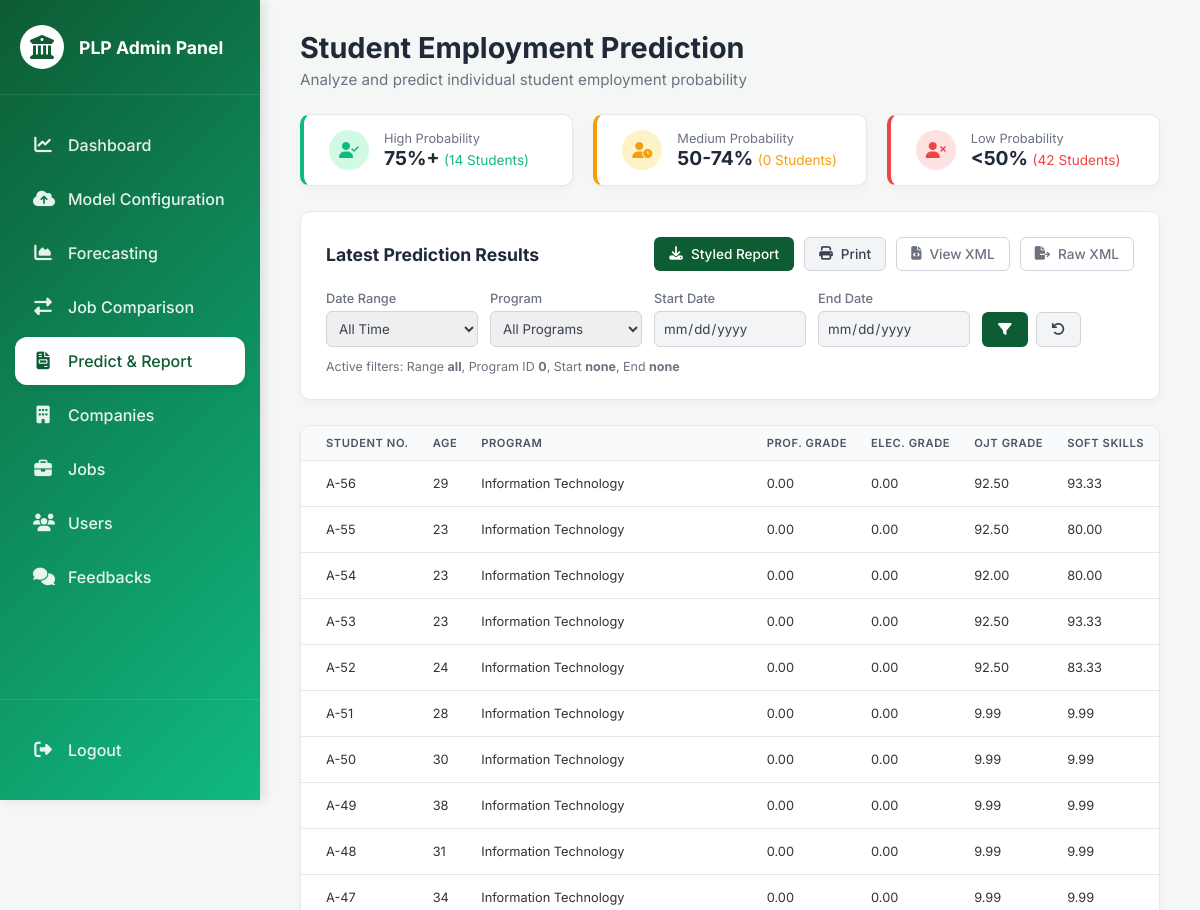
The page /admin/admin_predict_report.php (signed in, upper part) on the database as committed earlier.
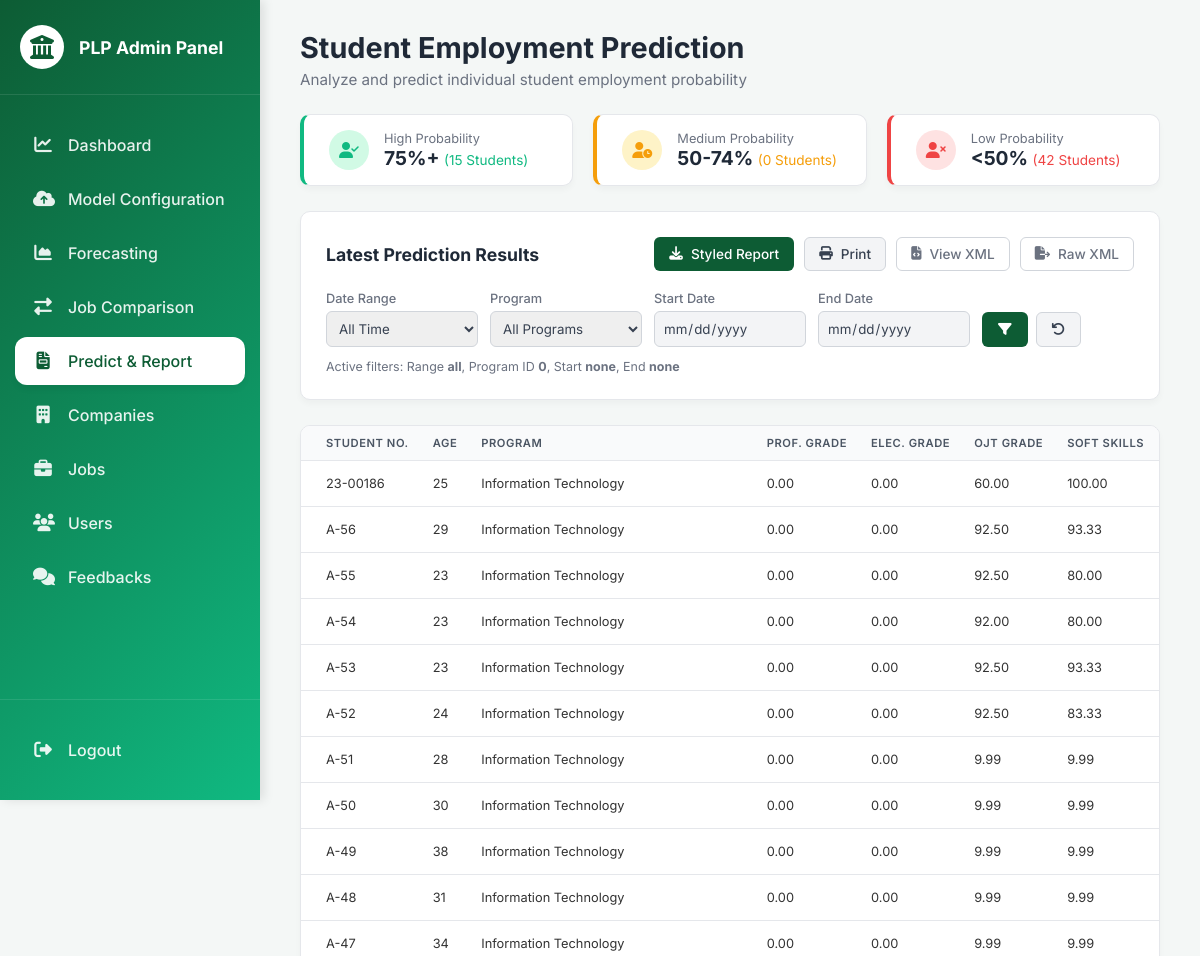
The same page on the database as committed later.
### tables this page shows
CREATE TABLE `alumni_assessments` (
  `id` int(11) NOT NULL,
  `name` varchar(255) NOT NULL,
  `program_id` int(11) NOT NULL,
  `grad_year` int(11) DEFAULT NULL,
  `employment_status` varchar(50) DEFAULT 'Not Employed',
  `current_company` varchar(255) DEFAULT NULL,
  `current_position` varchar(255) DEFAULT NULL,
  `current_salary` varchar(100) DEFAULT NULL,
  `years_experience` int(11) DEFAULT NULL,
  `gpa` decimal(3,2) NOT NULL,
  `ojt_grade` decimal(5,2) NOT NULL,
  `soft_skills_avg` decimal(5,2) NOT NULL,
  `hard_skills_avg` decimal(5,2) NOT NULL,
  `cv_filename` varchar(255) DEFAULT NULL,
  `employability_status` varchar(50) NOT NULL,
  `recommended_profession` varchar(255) NOT NULL,
  `created_at` timestamp NOT NULL DEFAULT current_timestamp(),
  `student_id` int(11) DEFAULT NULL
);

CREATE TABLE `programs` (
  `id` int(11) NOT NULL,
  `name` varchar(255) NOT NULL,
  `college` varchar(255) NOT NULL,
  `graduates` int(11) NOT NULL,
  `employment_rate` int(11) NOT NULL
);

CREATE TABLE `users` (
  `id` int(11) NOT NULL,
  `student_id` varchar(20) NOT NULL,
  `full_name` varchar(255) NOT NULL,
  `email` varchar(255) DEFAULT NULL,
  `password` varchar(255) NOT NULL,
  `role` varchar(50) NOT NULL DEFAULT 'alumni',
  `created_at` timestamp NOT NULL DEFAULT current_timestamp(),
  `is_temporary` tinyint(1) NOT NULL DEFAULT 1,
  `program_id` int(11) DEFAULT NULL COMMENT 'Degree/program on file',
  `avg_professional_grade` decimal(5,2) DEFAULT NULL COMMENT 'Coursework avg 0-100',
  `avg_elective_grade` decimal(5,2) DEFAULT NULL COMMENT 'Coursework avg 0-100',
  `record_soft_skills_avg` decimal(5,2) DEFAULT NULL COMMENT 'Official soft skills avg 0-100',
  `record_hard_skills_avg` decimal(5,2) DEFAULT NULL COMMENT 'Official hard skills avg 0-100',
  `gpa` decimal(3,2) DEFAULT NULL COMMENT 'PLP scale 1.00-5.00 (lower is better)',
  `ojt_grade_percent` decimal(5,2) DEFAULT NULL COMMENT 'OJT final 60-100'
);

### admin/admin_predict_report.php (the view, shortened to what the rows shown need)
<?php
require '../includes/db.php';
$whereParts = [];
$whereSql = empty($whereParts) ? '' : ('WHERE ' . implode(' AND ', $whereParts));
$latestRows = [];
$stmt = $conn->prepare("
    SELECT
        a.id,
        a.student_id,
        a.name,
        a.grad_year,
        a.gpa,
        a.ojt_grade,
        a.soft_skills_avg,
        a.hard_skills_avg,
        a.employability_status,
        a.employment_status,
        a.recommended_profession,
        a.created_at,
        p.name AS program_name,
        u.student_id,
        u.avg_professional_grade,
        u.avg_elective_grade
    FROM alumni_assessments a
    LEFT JOIN programs p ON p.id = a.program_id
    LEFT JOIN users u ON u.id = a.student_id
    $whereSql
    ORDER BY a.id DESC
    LIMIT 100
");
if ($stmt) {
    $stmt->execute();
    $res = $stmt->get_result();
    if ($res) {
        while ($r = $res->fetch_assoc()) {
            $latestRows[] = $r;
        }
    }
}
?>
<!DOCTYPE html>
<html lang="en">
<head>
    <link rel="stylesheet" href="../assets/css/admin-style.css?v=3">
    <link rel="stylesheet" href="https://cdnjs.cloudflare.com/ajax/libs/font-awesome/6.4.0/css/all.min.css">
</head>
<body>
    <main class="admin-main">
        <div class="page-title">
            <h1>Student Employment Prediction</h1>
        </div>
        <div class="admin-card table-card">
            <div style="overflow-x: auto;">
                <table class="admin-table" style="font-size: 0.8rem; width: 100%;">
                    <thead>
                        <tr>
                            <th>Student No.</th>
                            <th>Age</th>
                            <th>Program</th>
                            <th>Prof. Grade</th>
                            <th>Elec. Grade</th>
                            <th>OJT Grade</th>
                            <th>Soft Skills</th>
                            <th>Hard Skills</th>
                        </tr>
                    </thead>
                    <tbody>
                        <?php if (!empty($latestRows)): ?>
                            <?php foreach ($latestRows as $row): ?>
                                <?php
                                    $age = '';
                                    if (!empty($row['grad_year']) && is_numeric($row['grad_year'])) {
                                        $age = max(21, (int) date('Y') - (int) $row['grad_year'] + 22);
                                    }
                                ?>
                                <tr>
                                    <td><?= htmlspecialchars((string) ($row['student_id'] ?: ('A-' . $row['id']))) ?></td>
                                    <td><?= htmlspecialchars((string) $age) ?></td>
                                    <td><?= htmlspecialchars((string) ($row['program_name'] ?? 'N/A')) ?></td>
                                    <td><?= htmlspecialchars(number_format((float) ($row['avg_professional_grade'] ?? 0), 2)) ?></td>
                                    <td><?= htmlspecialchars(number_format((float) ($row['avg_elective_grade'] ?? 0), 2)) ?></td>
                                    <td><?= htmlspecialchars(number_format((float) ($row['ojt_grade'] ?? 0), 2)) ?></td>
                                    <td><?= htmlspecialchars(number_format((float) ($row['soft_skills_avg'] ?? 0), 2)) ?></td>
                                    <td><?= htmlspecialchars(number_format((float) ($row['hard_skills_avg'] ?? 0), 2)) ?></td>
                                </tr>
                            <?php endforeach; ?>
                        <?php else: ?>
                            <tr>
                                <td colspan="13" style="text-align:center; color:#6b7280;">No prediction records match the selected filters.</td>
                            </tr>
                        <?php endif; ?>
                    </tbody>
                </table>
            </div>
        </div>
    </main>
</body>
</html>

Rows that differ between the two databases and show on the page:
added alumni_assessments: student.student_id "23-00186", grad_year "25", program.name "Information Technology", student.avg_professional_grade "0.00", student.avg_elective_grade "0.00", ojt_grade "60.00", soft_skills_avg "100.00"
Other text that changed with them:
$highCount: "14" → "15"
